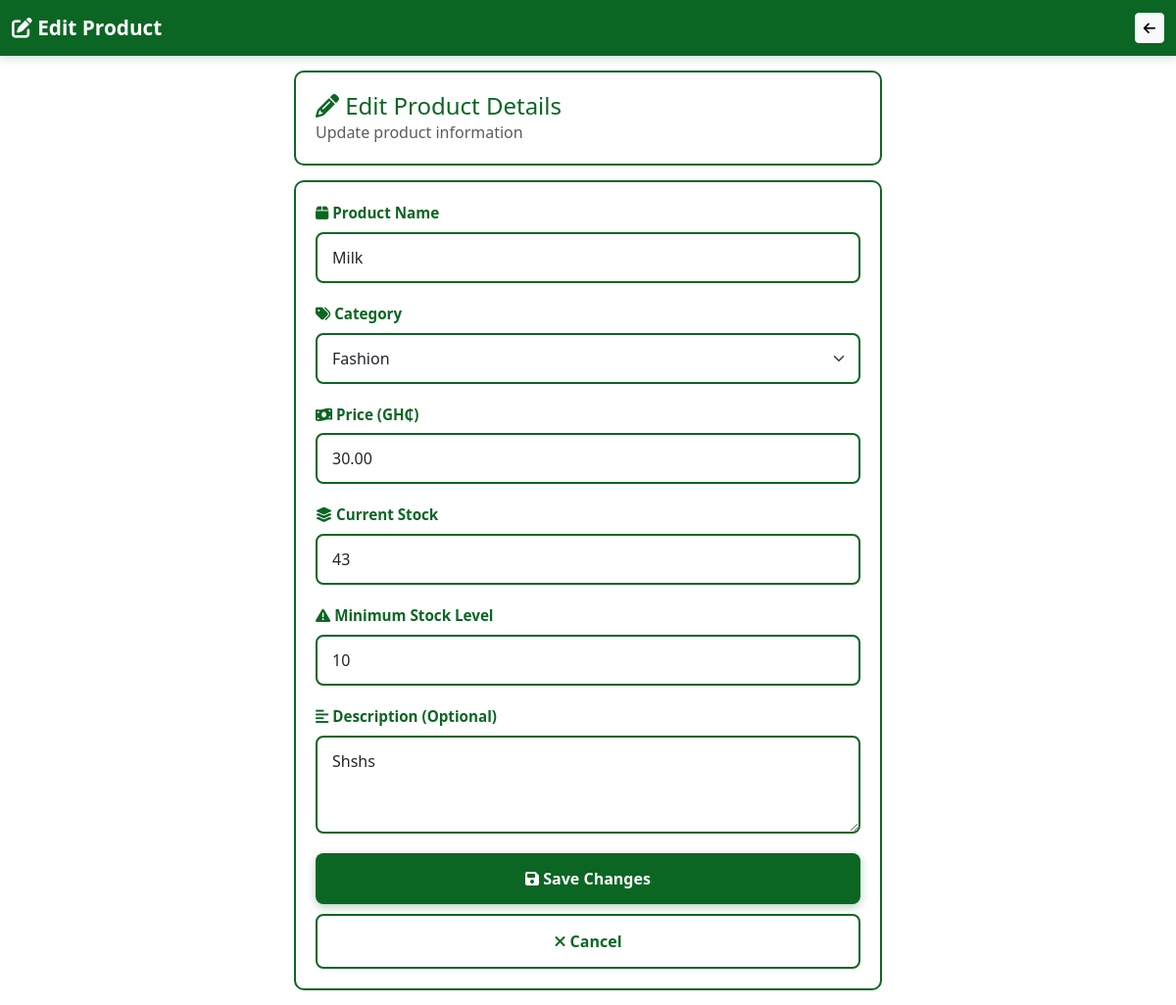
The app's page /edit_product/1/ with its own data.
### user/models.py (models this page shows, shortened)
class Product(models.Model):
    name = models.CharField(max_length=200)
    category = models.ForeignKey(Category, on_delete=models.PROTECT)
    description = models.TextField(blank=True)
    price = models.DecimalField(max_digits=10, decimal_places=2)
    cost_price = models.DecimalField(max_digits=10, decimal_places=2, null=True, blank=True)
    stock = models.IntegerField(default=0)
    min_stock = models.IntegerField(default=10)
    sku = models.CharField(max_length=50, blank=True)
    created_at = models.DateTimeField(auto_now_add=True)
    stock_level = models.CharField(max_length=50, blank=True, choices=[
        ('In Stock', 'In Stock'),
        ('Low Stock', 'Low Stock'),
        ('Out of Stock', 'Out of Stock'),
    ], default='In Stock')
    class Meta:
        db_table = 'product'

class Category(models.Model):
    name = models.CharField(max_length=100)
    description = models.TextField(blank=True)
    created_at = models.DateTimeField(auto_now_add=True)
    class Meta:
        db_table = 'category'
        verbose_name_plural = 'Categories'

### user/views.py (the view, shortened to what this page needs)
# urls.py: path('edit_product/<int:product_id>/', views.edit_product, name='edit_product'),
def edit_product(request, product_id):
    product = get_object_or_404(Product, id=product_id)
    categories = Category.objects.all()
    context = {
        'product': product,
        'categories': categories,
    }
    return render(request, 'product/edit_product.html', context)

### templates/product/edit_product.html (shortened to what this page needs)
{% load static %}
<!DOCTYPE html>
<html lang="en">
<head>
    <link href="https://cdn.jsdelivr.net/npm/bootstrap@5.3.0/dist/css/bootstrap.min.css" rel="stylesheet">
    <link rel="stylesheet" href="https://cdnjs.cloudflare.com/ajax/libs/font-awesome/6.4.0/css/all.min.css">
</head>
<body>
    <nav class="navbar navbar-dark">
        <div class="container-fluid">
            <a class="navbar-brand" href="{% url 'inventory' %}">
                <i class="fas fa-edit"></i> Edit Product
            </a>
            <button class="btn btn-sm btn-light" onclick="window.history.back()">
                <i class="fas fa-arrow-left"></i>
            </button>
        </div>
    </nav>
    <div class="content-wrapper">
        <div class="page-header">
            <h1><i class="fas fa-pencil-alt"></i> Edit Product Details</h1>
            <p class="text-muted mb-0">Update product information</p>
        </div>
        <div class="form-container">
            <form method="POST" action="{% url 'edit_product' product.id %}">
                <div class="form-group">
                    <label class="form-label">
                        <i class="fas fa-box"></i> Product Name
                    </label>
                    <input type="text" name="name" class="form-control"
                           value="{{ product.name }}" required>
                </div>
                <div class="form-group">
                    <label class="form-label">
                        <i class="fas fa-tags"></i> Category
                    </label>
                    <select name="category" class="form-select">
                        {% for category in categories %}
                            <option value="{{ category.id }}"
                                {% if product.category.id == category.id %}selected{% endif %}>
                                {{ category.name }}
                            </option>
                        {% endfor %}
                    </select>
                </div>
                <div class="form-group">
                    <label class="form-label">
                        <i class="fas fa-money-bill-wave"></i> Price (GH₵)
                    </label>
                    <input type="number" name="price" class="form-control"
                           value="{{ product.price }}" step="0.01" min="0" required>
                </div>
                <div class="form-group">
                    <label class="form-label">
                        <i class="fas fa-layer-group"></i> Current Stock
                    </label>
                    <input type="number" name="stock" class="form-control"
                           value="{{ product.stock }}" min="0" required>
                </div>
                <div class="form-group">
                    <label class="form-label">
                        <i class="fas fa-exclamation-triangle"></i> Minimum Stock Level
                    </label>
                    <input type="number" name="min_stock" class="form-control"
                           value="{{ product.min_stock }}" min="0" required>
                </div>
                <div class="form-group">
                    <label class="form-label">
                        <i class="fas fa-align-left"></i> Description (Optional)
                    </label>
                    <textarea name="description" class="form-control"
                              rows="3">{{ product.description }}</textarea>
                </div>
                <button type="submit" class="btn-submit">
                    <i class="fas fa-save"></i> Save Changes
                </button>
                <button type="button" class="btn-cancel" onclick="window.history.back()">
                    <i class="fas fa-times"></i> Cancel
                </button>
            </form>
        </div>
    </div>
</body>
</html>

### templates/product/edit_product.html (style rules this page uses)
:root { --primary-color: #0B6623; --light-green: #0D8030; }
body { background-color: #ffffff; font-family: 'Segoe UI', Tahoma, Geneva, Verdana, sans-serif; }
.navbar { background: var(--primary-color); box-shadow: 0 2px 10px rgba(11, 102, 35, 0.2); }
.navbar-brand { font-weight: bold; font-size: 1.3rem; }
.page-header { background: white; padding: 20px; margin: 15px; border-radius: 10px; border: 2px solid var(--primary-color); }
.page-header h1 { font-size: 1.5rem; margin: 0; color: var(--primary-color); }
.form-container { background: white; margin: 15px; padding: 20px; border-radius: 10px; border: 2px solid var(--primary-color); }
.form-group { margin-bottom: 20px; }
.form-label { display: block; font-weight: 600; color: var(--primary-color); margin-bottom: 8px; font-size: 0.95rem; }
.form-control, .form-select { width: 100%; padding: 12px 15px; border: 2px solid var(--primary-color); border-radius: 8px; font-size: 1rem; transition: all 0.3s; }
.btn-submit { background: var(--primary-color); color: white; border: none; padding: 14px 20px; border-radius: 8px; font-size: 1rem; width: 100%; font-weight: 600; box-shadow: 0 3px 10px rgba(11, 102, 35, 0.3); cursor: pointer; transition: all 0.3s; }
.btn-cancel { background: white; color: var(--primary-color); border: 2px solid var(--primary-color); padding: 14px 20px; border-radius: 8px; font-size: 1rem; width: 100%; font-weight: 600; cursor: pointer; margin-top: 10px; transition: all 0.3s; }
@media (min-width: 768px) { .form-container, .page-header { max-width: 600px; margin-left: auto; margin-right: auto; } }

### records on screen
Product: name "Milk", category "Fashion", price "30.00", stock "43", min_stock "10", description "Shshs"
